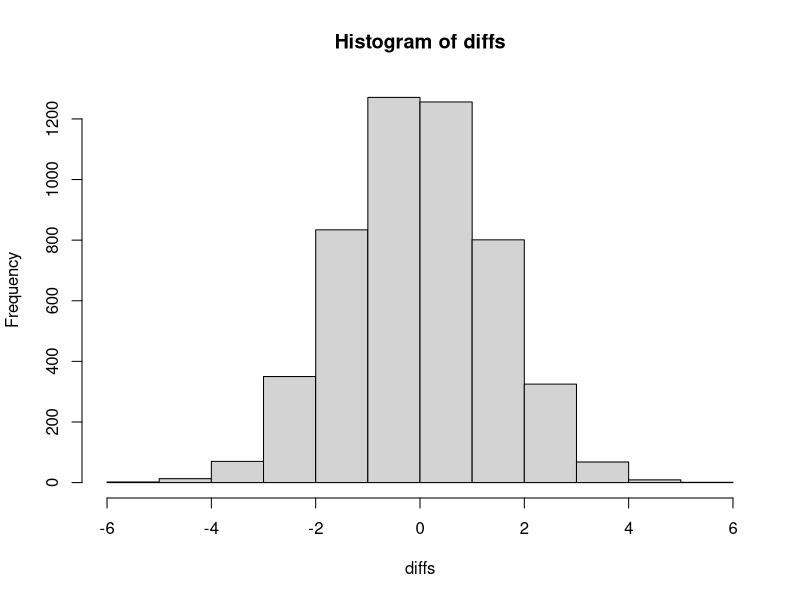
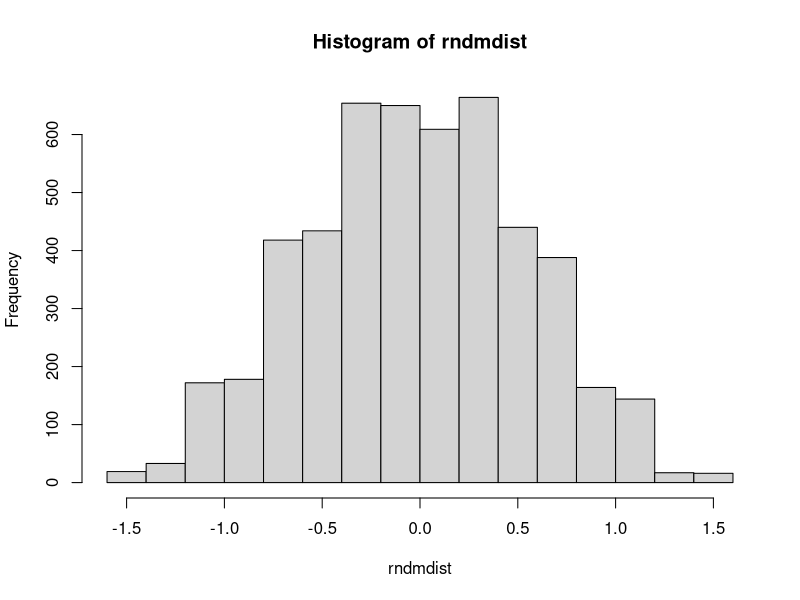

Write R code to recreate these figures, in order.
#
# MO 650 - Scientific Methodology (March 2018)
# Author: Edgar Tanaka
# RA 023577
#

# please set the current directory where this R script is located
#setwd("~/git/mo850/ex2/")

install.packages(c("perm", "coin", "mvtnorm", "exactRankTests", "boot"))

set.seed(42);

run_unpaired = function() {
  x = read.csv("a1.csv", stringsAsFactors=FALSE, header=FALSE)$V1
  y = read.csv("b1.csv", stringsAsFactors=FALSE, header=FALSE)$V1
  data = c(x, y)
  diffs = c()
  m0 = mean(x) - mean(y)
  
  # run 5000 simulations (Monte Carlo)
  # for each simulation we'll sample x and y and calculate 
  # mean(x) - mean(y)
  for (i in 1:5000) {
    x_ind = sample(seq_len(length(data)), size = length(x), replace=FALSE)
    x = data[x_ind]
    y = data[-x_ind]
    diffs = c(diffs, mean(x) - mean(y))
  }
  
  hist(diffs)
  cat("For unpaired data, p-value:", sum(abs(diffs) >= abs(m0)) / length(diffs))
}

run_paired = function() {
  # Paired data
  # compute the Monte Carlo permutation p-value.
  paired = read.csv("paired.csv", header=FALSE)
  x = paired$V1
  y = paired$V2
  
  B = 5000 # number of simulations
  d <- x-y
  m0 <- mean(d)
  
  # perform a one-sample randomization test on d
  # for the null hypothesis H0: mu_d = 0   vs H1 mu_d != 0  (i.e. two tailed)
  # here the test statistic is the mean
  rndmdist <- replicate(B, mean((rbinom(length(d),1,.5)*2-1)*d))
  
  hist(rndmdist)
  
  # two tailed p-value:
  cat("For paired data, two tailed p-value:", sum(abs(rndmdist) >= abs(m0)) / length(rndmdist))
}

run_categorical = function() {
  # Run the following tests for some categorical data (0/1)
  # McNemar test
  # (non paired) Chi-square test
  # paired t test
  # Wilcoxon signed rank test
  
  # load data
  data = read.csv("two.csv", header=FALSE)
  x = data$V1
  y = data$V2
  
  # print results
  print(paste0("McNemar test p-value: ", mcnemar.test(x, y)$p.value))
  print(paste0("Unpaired Chi Square p-value: ", chisq.test(x, y)$p.value))
  print(paste0("Paired T Test p-value: ", t.test(x, y, paired=TRUE)$p.value))
  print(paste0("Wilcoxon signed rank test p-value: ", wilcox.test(x, y, paired=TRUE)$p.value))
}

run_ci = function() {
  library(boot)
  
  # load data
  data = read.csv("single.csv", header=FALSE)$V1

  # CI - reverse t-test
  print(t.test(data, conf.int = TRUE))
  
  # CI - reverse wilcoxon signed rank test
  print(wilcox.test(data, conf.int = TRUE))
  
  # CI - bootstrap (with bca) and 5000 repetitions
  my_mean = function(data, indices) { return(mean(data[indices]))  }
  results <- boot(data=data, statistic=my_mean, R=5000)
  print(boot.ci(results, type="bca"))
}

run_unpaired()
run_paired()
run_categorical()
run_ci()


